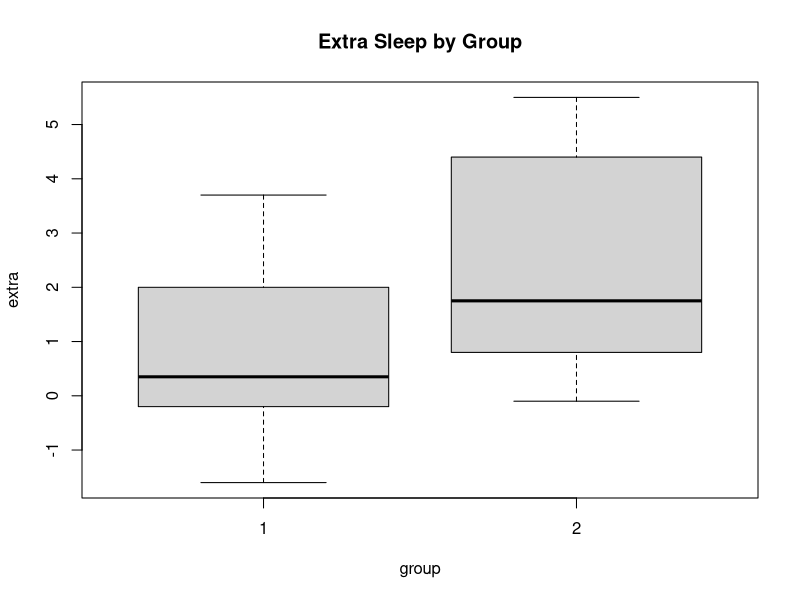

Reproduce this figure in R.
## ---- chunk 1
help(sleep)
## ---- chunk 2
sleep
## ---- chunk 3
plot(extra~group, data=sleep, main='Extra Sleep by Group')
## ---- chunk 4
attach(sleep)
extra.1 = extra[group == 1]
extra.2 = extra[group == 2]
## ---- chunk 5
t.test(extra.1, extra.2, paired = T, alternative = 'two.sided')
